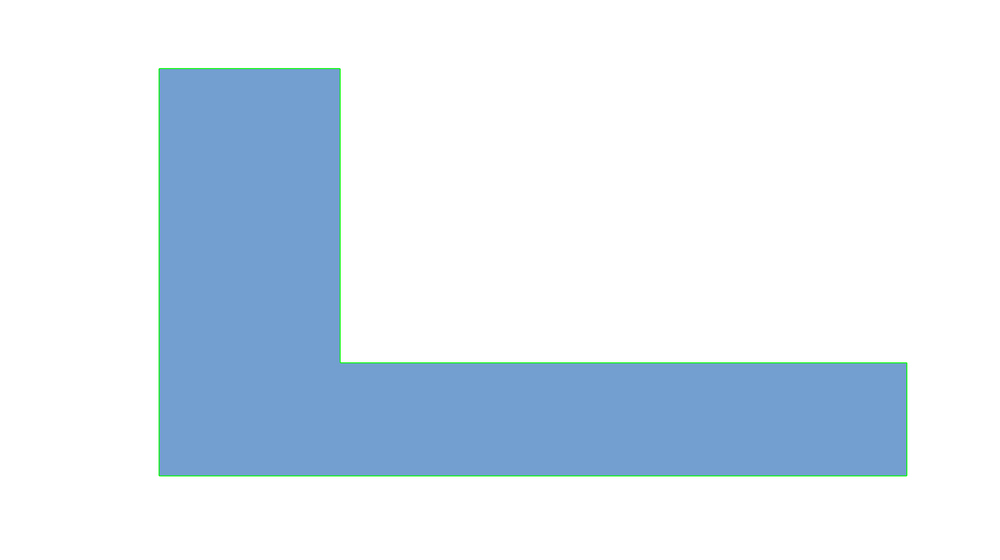
#> input picture Ex02/outlined_blueprint.png, 1000 x 560 px, shrunk from 3291 x 1842 before the run
$ python blueprint_analyzer.py
#> lines starting #> are read from the running program, lines starting #| are printed output that depends on the picture; after the words box and inside, x2 and y2 are one past the last pixel; in counts of white or black regions, pixels touching at a corner belong together
import cv2
import numpy as np

def load_image(image_path):
    """Loads the image from the given path."""
    image = cv2.imread(image_path)
    if image is None:
        raise FileNotFoundError(f"Image at {image_path} not found.")
    return image

def display_image(window_name, image):
    """Displays an image in a window."""
    cv2.imshow(window_name, image)

def convert_to_grayscale(image):
    """Converts an image to grayscale."""
    return cv2.cvtColor(image, cv2.COLOR_BGR2GRAY)

def detect_edges(gray_image):
    """Detects edges using Canny Edge Detection."""
    return cv2.Canny(gray_image, 50, 150)

def find_and_draw_contours(image, edges):
    """Finds contours in the edges and draws them on the image."""
    contours, _ = cv2.findContours(edges, cv2.RETR_EXTERNAL, cv2.CHAIN_APPROX_SIMPLE)
    contour_image = image.copy()
    cv2.drawContours(contour_image, contours, -1, (0, 255, 0), 2)
    return contours, contour_image

def calculate_areas(contours):
    """Calculates and returns the area of each contour."""
    areas = [cv2.contourArea(contour) for contour in contours]
    for i, area in enumerate(areas):
        print(f"Contour {i}: Area = {area:.2f} square pixels")
    return areas

def save_image(output_path, image):
    """Saves the processed image to a file."""
    cv2.imwrite(output_path, image)

def main():
    """Main function to execute the blueprint analyzer."""
    image_path = input("Enter the path to the blueprint image: ")
#> the answer given: outlined_blueprint.png
    output_path = "outlined_blueprint.png"

    try:
        # Step 1: Load the image
        image = load_image(image_path)
#> in load_image, image is the input picture: shape (560, 1000, 3); mean B, G, R 242.2, 231.5, 219.5
        display_image("Original Blueprint", image)

        # Step 2: Convert to grayscale
        gray_image = convert_to_grayscale(image)
#> in convert_to_grayscale, `return cv2.cvtColor(image, cv2.COLOR_BGR2GRAY)`:
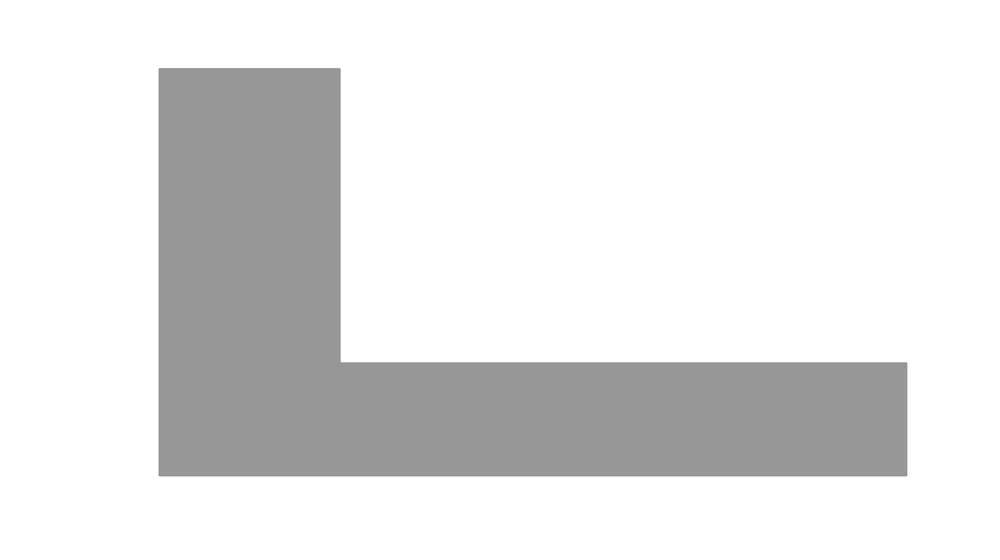
#> returned value: shape (560, 1000); min 139, max 255, mean 229.1
        display_image("Grayscale Blueprint", gray_image)

        # Step 3: Detect edges
        edges = detect_edges(gray_image)
#> in detect_edges, `return cv2.Canny(gray_image, 50, 150)`:
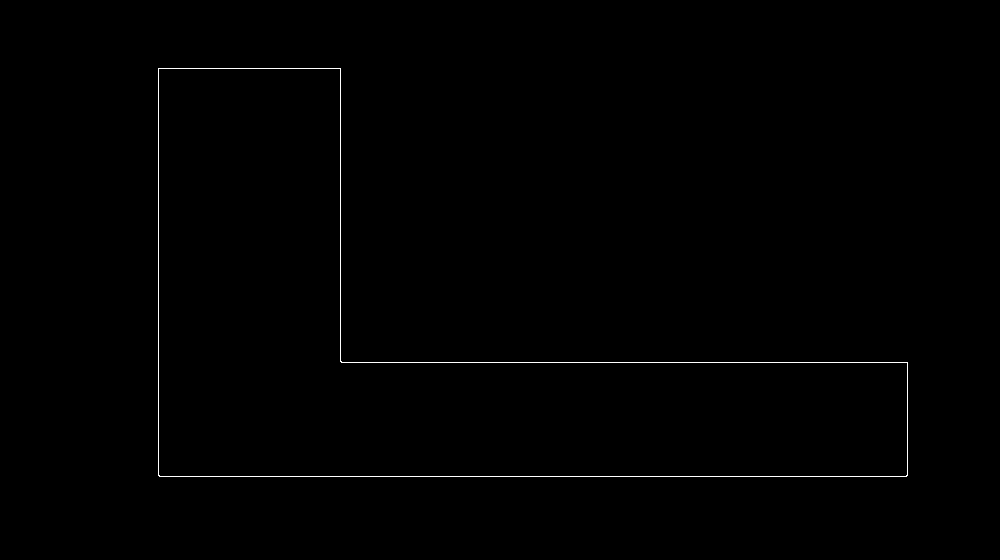
#> returned value: shape (560, 1000); 0.41% white in thin lines or dots, all inside (x1, y1, x2, y2) = (158, 68, 908, 477)
        display_image("Edges", edges)

        # Step 4: Find and draw contours
        contours, contour_image = find_and_draw_contours(image, edges)
#> in find_and_draw_contours, `contours, _ = cv2.findContours(edges, cv2.RETR_EXTERNAL, cv2.CHAIN_APP..`: contours = 1 contour; box (x1, y1, x2, y2) and area: (158, 68, 908, 477) 138895
#> in find_and_draw_contours, `cv2.drawContours(contour_image, contours, -1, (0, 255, 0), 2)`:
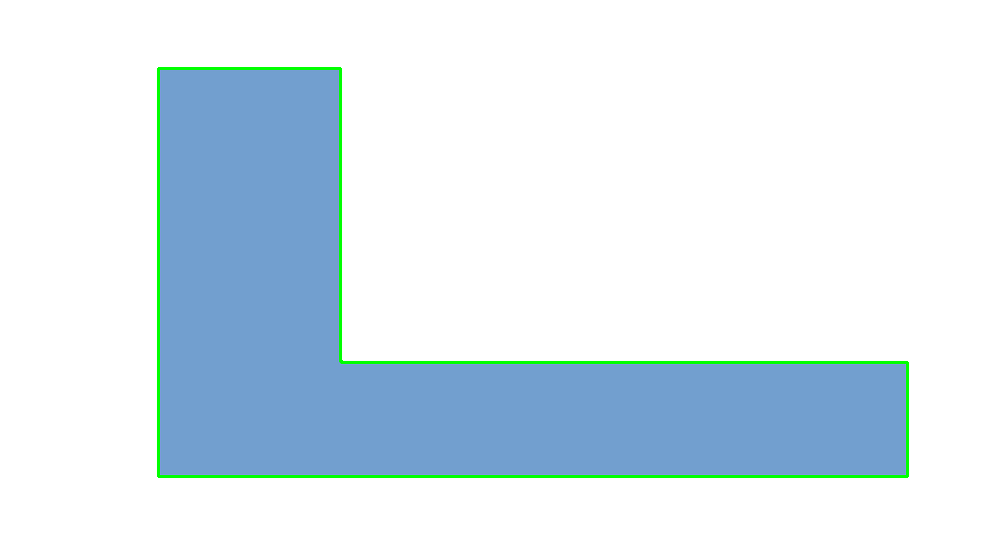
#> contour_image: shape (560, 1000, 3); 1.24% of pixels changed, all inside (x1, y1, x2, y2) = (157, 67, 909, 478)
        display_image("Outlined Blueprint", contour_image)

        # Step 5: Calculate areas
        calculate_areas(contours)
#> in calculate_areas, `areas = [cv2.contourArea(contour) for contour in contours]`: areas = [138895]
#> the loop in calculate_areas, `for i, area in enumerate(areas):` made 1 pass
#| Contour 0: Area = 138895.00 square pixels

        # Step 6: Save the outlined blueprint
        save_image(output_path, contour_image)
        print(f"Processed image saved as {output_path}")

        # Wait for user to close the windows
        cv2.waitKey(0)
        cv2.destroyAllWindows()
    except Exception as e:
        print(f"Error: {e}")

if __name__ == "__main__":
    main()
